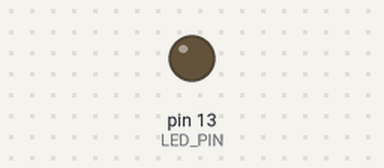
The sketch below on a simulated Arduino Uno, built with avr-gcc and run on an emulated ATmega328P. Shown: output pins drawn as LEDs (lit = HIGH).

Above: at 0.15 s.
Timing chart, 0 to 1.6 s (numbered marks = the images above):
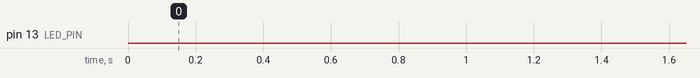

The sketch:

test_sonar.ino
```cpp
#include <TM1637Display.h>

int LED_PIN = 13;
int PWN_PIN_TRIG = 5;
int PWN_PIN_ECHO = 6;
int BTN_PIN = 7;
int MIC_PIN = A5;
int POT_PIN = A0;
int CLK = 9;
int DIO = 8;

float FREQ_BASE = 36;
float FREQ_SPAN = 1;
float LIGHT_TIME = 500;
float freq_offset;

int state_index = 1;

int STATE_SONAR = 0;
int STATE_POT = 1;
int STATE_MIC = 2;

int spinDir = 1;
int beatDetect_time = 0;

bool is_beat;

unsigned int sample;

TM1637Display display(CLK, DIO);

void setup() {
  Serial.begin(9600);
  pinMode(LED_PIN, OUTPUT);

  pinMode(PWN_PIN_TRIG, OUTPUT);
  pinMode(PWN_PIN_ECHO, INPUT);

  pinMode(BTN_PIN, INPUT);
  pinMode(MIC_PIN, INPUT);


  display.setBrightness(0x0a);

}

void loop() {

//  float startLoop_time = millis();
//
//  int btnVal = digitalRead(BTN_PIN);
//
//
//  bool isStateChange = false;
//  if(btnVal == HIGH){
//
//    isStateChange = true;
//    freq_offset = 0;
//
//    state_index++;
//    if(state_index >= 3) state_index = 0;
//    /*while(digitalRead(BTN_PIN)){
//      delay(100);
//    }*/
//
//  }
//
//
//  float potVal;
//  float micVal;
//
//  float maxVal;
//  float minVal;
//
//  float sonarVal;
//
//  switch(state_index){
//    case 0:
//      sonarVal = ping();
//      maxVal = 100;
//      minVal = 30;
//      sonarVal = max(sonarVal, minVal);
//      sonarVal = min(sonarVal, maxVal);
//      freq_offset = map(sonarVal, minVal, maxVal, -1000, 1000);
//     break;
//
//     case 1:
//       potVal = analogRead(POT_PIN);
//       freq_offset = map(potVal, 0, 1023, -1000, 1000);
//
//       //Serial.println(freq_offset);
//      break;
//
//     case 2:
//      break;
//  }
//
//  int f = ((FREQ_BASE - ( (freq_offset/1000) * FREQ_SPAN ))) * 100;
//  //display.showNumberDec(f);
//
//  if(startLoop_time - beatDetect_time > 300){
//    is_beat = false;
//  }
//
//
//  float delay_seconds;
//  float delay_millis;
//
//  //Calc how long time since start of loop
//  float programDur_time = millis() - startLoop_time;
//
//
//  //calc how much longer delay we need, to match freq
//  delay_seconds = (1/(FREQ_BASE - ( (freq_offset/1000) * FREQ_SPAN ))) - (LIGHT_TIME/1000000) - (programDur_time/1000);
//
//
//  //Make sure delay is between 0 - 1000ms
//  //delay_millis = max(delay_seconds * 1000, 0);
//  //delay_millis = min(delay_millis, 1000);
//
//
//  //Serial.println(delay_seconds);
//
//
//  if(state_index == STATE_MIC){
//
//    float safeMargin = 3;
//
//    /*while(millis() - nTime + safeMargin <  dMillis ){
//      if(!isBeat && beatDetect(analogRead(MIC_PIN))){
//        isBeat = true;
//        Serial.println("BEAT DETECTED");
//        beatTime = millis();
//        if(spinDir > 0) spinDir = -1;
//        else spinDir = 1;
//
//      }
//    }*/
//
//    //float diff = (dTime * 1000) - (millis() - nTime);
//    //value = isBeat ? 1000 : 0;
//    //value = 0;
//    //Serial.println(diff);
//   // delay(diff);
//  }else{
//    //dTime = (1/(frequency + ( (value/1000)*freqSpan ))) - (lightTime/1000000) - (dur/1000);
//  }

  digitalWrite(LED_PIN, LOW);

  //display.showNumberDec(15);

  delay(27);
  digitalWrite(LED_PIN, HIGH);
  delayMicroseconds(500);
}


bool beatDetect(int val){
  if(val > 670) return true;
  return false;
}


long ping(){
  // establish variables for duration of the ping,
  // and the distance result in centimeters:
  long duration, distance;
  // The sensor is triggered by a HIGH pulse of 10 or more microseconds.
  // Give a short LOW pulse beforehand to ensure a clean HIGH pulse:
  digitalWrite(PWN_PIN_TRIG, LOW);
  delayMicroseconds(2);
  digitalWrite(PWN_PIN_TRIG, HIGH);
  delayMicroseconds(10);
  digitalWrite(PWN_PIN_TRIG, LOW);
  // Read the signal from the sensor: a HIGH pulse whose
  // duration is the time (in microseconds) from the sending
  // of the ping to the reception of its echo off of an object.
  duration = pulseIn(PWN_PIN_ECHO, HIGH);
  distance = microsecondsToCentimeters(duration);
  return distance;
}


long microsecondsToCentimeters(long microseconds)
{
  // The speed of sound is 340 m/s or 29 microseconds per centimeter.
  // The ping travels out and back, so to find the distance of the
  // object we take half of the distance travelled.
  return microseconds / 29 / 2;
}
```
